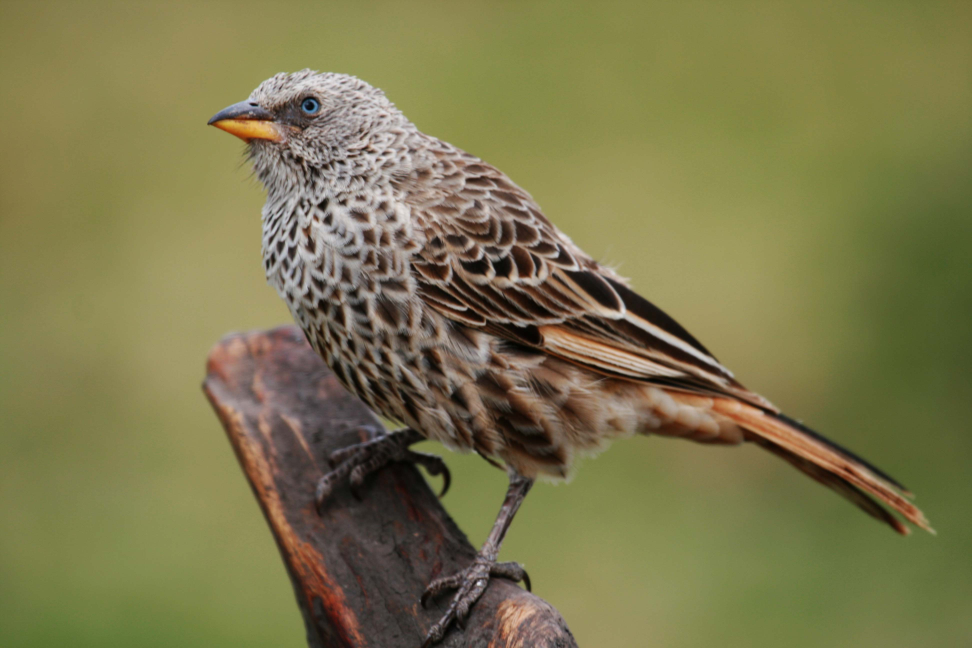
#> input picture colorspaces/Colorspaces/bird.jpg, 3888 x 2592 px (shown at 1/4 size)
$ python main.py
#> lines starting #> are read from the running program, lines starting #| are printed output that depends on the picture
import os

import cv2
#openCV color spaces

img = cv2.resize(cv2.imread(os.path.join('.', 'bird.jpg')),(500,500))
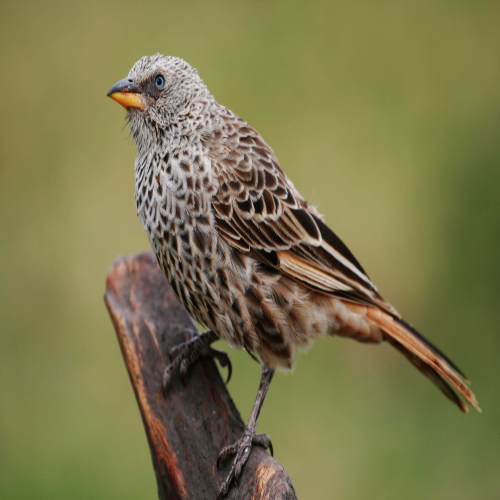
#> img: shape (500, 500, 3); mean B, G, R 76.6, 119.7, 124.2

img_gray = cv2.cvtColor(img, cv2.COLOR_BGR2GRAY)
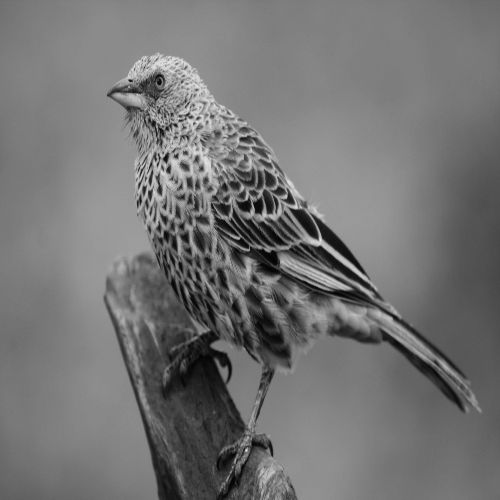
#> img_gray: shape (500, 500); min 1, max 230, mean 116.1
img_rgb = cv2.cvtColor(img, cv2.COLOR_BGR2RGB)
img_hsv = cv2.cvtColor(img, cv2.COLOR_BGR2HSV)
#> img_hsv: shape (500, 500, 3); mean H, S, V 29.1, 102.7, 126.6


cv2.imshow('img', img)
cv2.imshow('img_gray', img_gray)
cv2.imshow('img_rgb', img_rgb)
cv2.imshow('img_hsv', img_hsv)
cv2.waitKey(0)#paydo bo'lish vaqri
